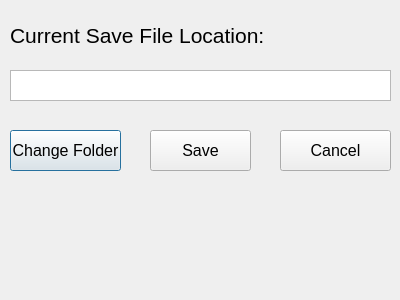
<?xml version="1.0" encoding="UTF-8"?>
<ui version="4.0">
 <class>ChangeSaveLocation</class>
 <widget class="QDialog" name="ChangeSaveLocation">
  <property name="geometry">
   <rect>
    <x>0</x>
    <y>0</y>
    <width>400</width>
    <height>300</height>
   </rect>
  </property>
  <property name="windowTitle">
   <string>Dialog</string>
  </property>
  <widget class="QLabel" name="info_label">
   <property name="geometry">
    <rect>
     <x>10</x>
     <y>20</y>
     <width>381</width>
     <height>31</height>
    </rect>
   </property>
   <property name="font">
    <font>
     <pointsize>16</pointsize>
    </font>
   </property>
   <property name="layoutDirection">
    <enum>Qt::LayoutDirection::LeftToRight</enum>
   </property>
   <property name="text">
    <string>Current Save File Location:</string>
   </property>
  </widget>
  <widget class="QTextEdit" name="save_location">
   <property name="geometry">
    <rect>
     <x>10</x>
     <y>70</y>
     <width>381</width>
     <height>31</height>
    </rect>
   </property>
  </widget>
  <widget class="QPushButton" name="change_folder">
   <property name="geometry">
    <rect>
     <x>10</x>
     <y>130</y>
     <width>111</width>
     <height>41</height>
    </rect>
   </property>
   <property name="font">
    <font>
     <pointsize>12</pointsize>
    </font>
   </property>
   <property name="text">
    <string>Change Folder</string>
   </property>
  </widget>
  <widget class="QPushButton" name="save_button">
   <property name="geometry">
    <rect>
     <x>150</x>
     <y>130</y>
     <width>101</width>
     <height>41</height>
    </rect>
   </property>
   <property name="font">
    <font>
     <pointsize>12</pointsize>
    </font>
   </property>
   <property name="text">
    <string>Save</string>
   </property>
  </widget>
  <widget class="QPushButton" name="cancel_button">
   <property name="geometry">
    <rect>
     <x>280</x>
     <y>130</y>
     <width>111</width>
     <height>41</height>
    </rect>
   </property>
   <property name="font">
    <font>
     <pointsize>12</pointsize>
    </font>
   </property>
   <property name="text">
    <string>Cancel</string>
   </property>
  </widget>
 </widget>
 <resources/>
 <connections/>
</ui>
